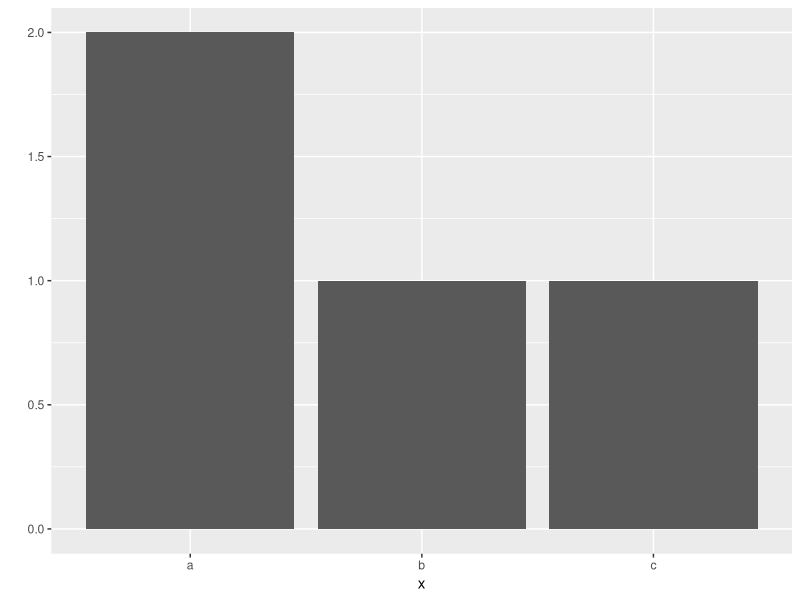
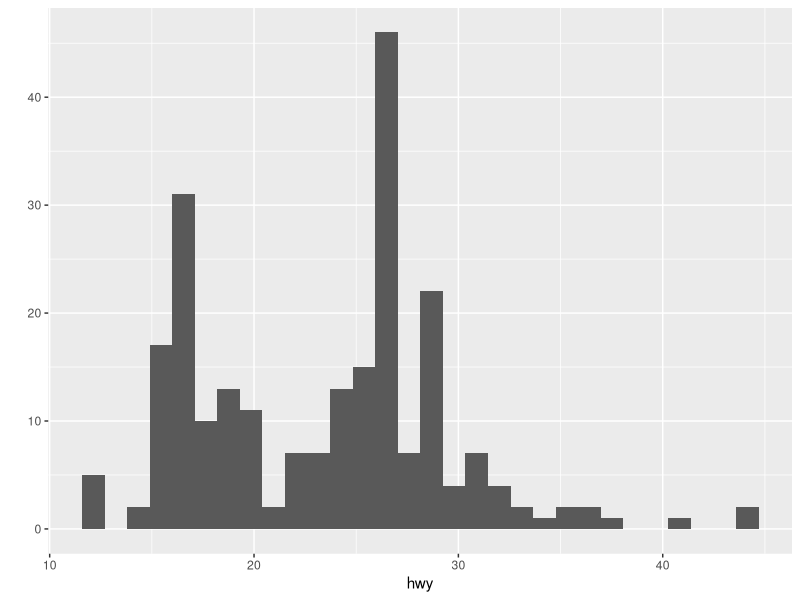
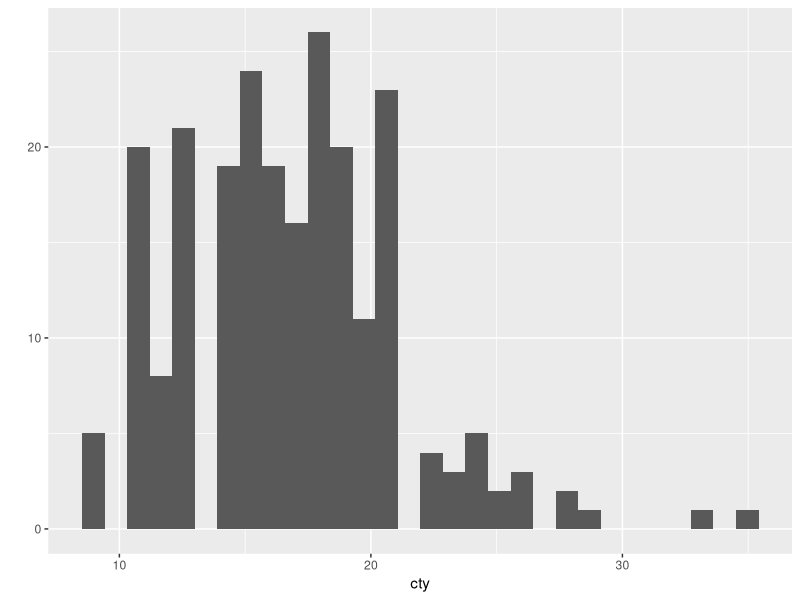
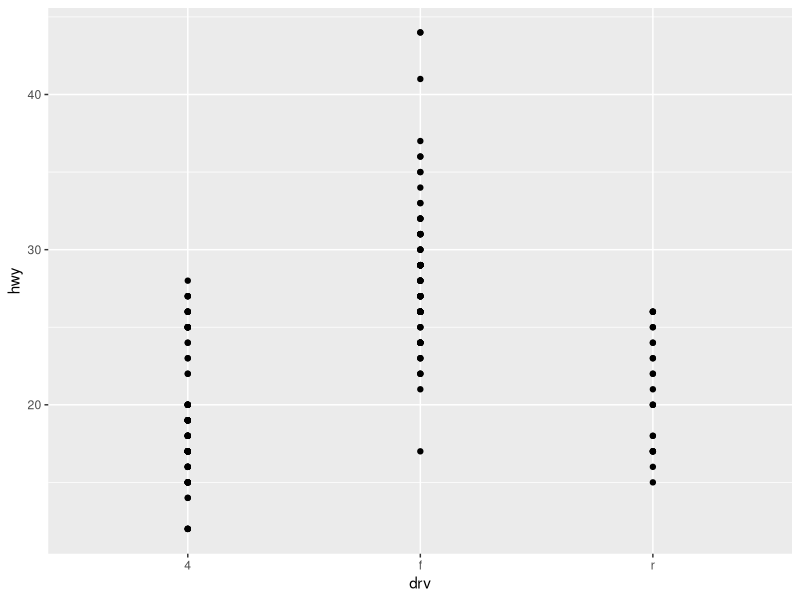
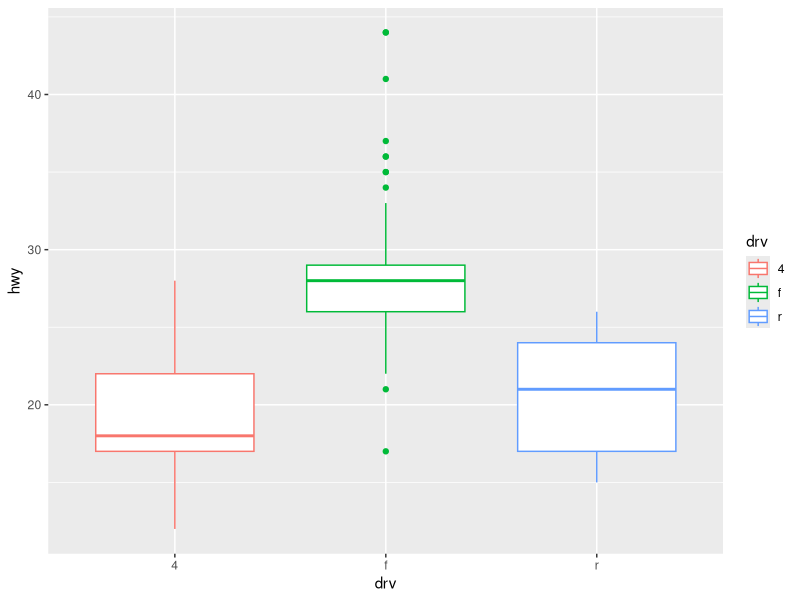

These figures' R source, in order:
#변수 만들기
a<-1
a

b<-2
b

c<-3
c

d<-3.5
d

#변수를 조합해 연산하기
a+b
a+b+c
4/b
5*b

#여러 값으로 구성된 변수 만들기 (c()함수 이용하기)
var1 <-c(1,2,5,7,8)
var1

#콜론(:)을 이용해 시작 숫자와 마지막 숫자를 입력하면 1씩 증가함
var2 <-c(1:5)
var2

#seq()함수를 이용해 연속적인 값으로 변수 생성
var3 <-seq(1,5)
var3

#by파라미터를 이용해 일정한 간격을 두고 연속된 숫자변수를 만듦
var4<-seq(1,10,by=2)
var4

var5 <-seq(1,10,by=3)
var5

#여러 값으로 구성된 변수로도 연산할 수 있다
var1
var1+2

var1
var2
var1+var2

#문자로 된 변수 만들기
str1 <-"a"
str1

str2<-"text"
str2

str3<-"Hello world!"
str3

#문자로 된 변수도 c()함수를 이용하면 여러개의 문자로 구성 가능
str5 <-c("hello","world","is","good")
str5

#숫자를 다루는 함수 이용하기 (평균을 구하는 mean함수)
x <-c(1,2,3)
x

mean(x)

#숫자의 최대값 최소값을 구하는 max , min함수
max(x)
min(x)

#문자를 다루는 함수 이용하기 (paste함수, collapse 파라미터)
str5
paste(str5,collapse=",") 
#4개의 단어가 쉼표로 구분되어 하나로 합쳐진 모습
paste(str5,collapse=" ")
#4개의 단어가 띄어쓰기로 구분되어 하나로 합쳐진 모습
#함수의 옵션을 설정하는 명령어를 "파라미터","매개변수"라고 함

#새 변수에 함수를 적용해 저장하기
x_mean <-mean(x)
x_mean

str5_paste<-paste(str5,collapse=" ")
str5_paste

#패키지 설치하기 (install.packages("패키지명"))
#패키지 로드하기 library(패키지명)

library(ggplot2)
x<-c("a","a","b","c")
x

#빈도막대그래프 출력
qplot(x)

#ggplot2의 mpg데이터로 그래프 만들기
#ggplot2에는 mpg데이터가 있다.

qplot(data=mpg,x=hwy)
qplot(data=mpg,x=cty)
qplot(data=mpg,x=drv,y=hwy)
qplot(data=mpg,x=drv,y=hwy,geom="boxplot",colour=drv)

#혼자서 해보기

#Q1 시험 점수 변수 만들고 출력하기
stu<-c(80,60,70,50,90)
stu
#Q2 전체 평균 구하기
mean(stu)

#Q3 전체 평균 변수 만들고 출력하기
stu_mean <-mean(stu)
stu_mean